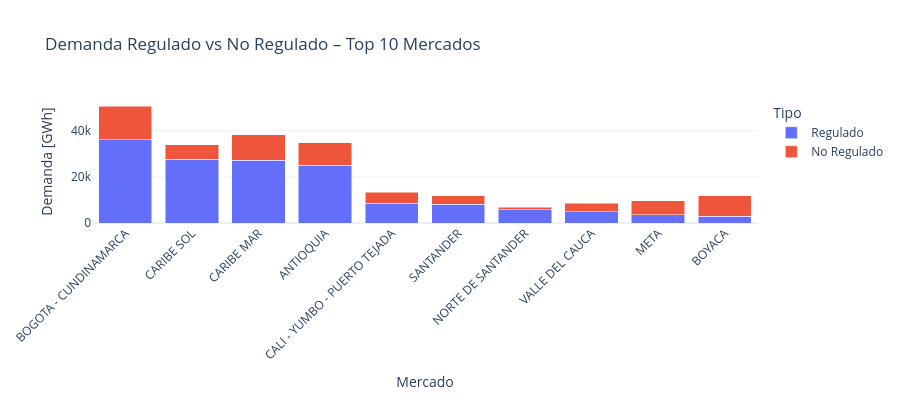

Notebook code cell kept with this figure:
### Code cell
# Composición Regulado vs No Regulado por MC (top 10 mercados)
top10 = demanda_por_mc.head(10)["MercadoComercializacion"].tolist()

demanda_tipo = (
    df_demanda[df_demanda["MercadoComercializacion"].isin(top10)]
    .groupby(["MercadoComercializacion", "TipoMercado"])["DemandaComercial"]
    .sum()
    .div(1e6)
    .reset_index()
    .rename(columns={"DemandaComercial": "DemandaTotal_GWh"})
    .sort_values("DemandaTotal_GWh", ascending=False)
)

fig = px.bar(
    demanda_tipo,
    x="MercadoComercializacion",
    y="DemandaTotal_GWh",
    color="TipoMercado",
    barmode="stack",
    title="Demanda Regulado vs No Regulado – Top 10 Mercados",
    labels={"MercadoComercializacion": "Mercado", "DemandaTotal_GWh": "Demanda [GWh]",
            "TipoMercado": "Tipo"},
)
fig.update_layout(template="plotly_white", height=400, xaxis_tickangle=-45)
fig.show()

### Figure 1 — Plotly figure (JSON) as saved in the notebook; plotly's stock layout.template omitted (floating-point values rounded to 4 significant figures)
{"data": [{"hovertemplate": "Tipo=Regulado<br>Mercado=%{x}<br>Demanda [GWh]=%{y}<extra></extra>", "legendgroup": "Regulado", "marker": {"color": "#636efa", "pattern": {"shape": ""}}, "name": "Regulado", "orientation": "v", "showlegend": true, "textposition": "auto", "type": "bar", "x": ["BOGOTA - CUNDINAMARCA", "CARIBE SOL", "CARIBE MAR", "ANTIOQUIA", "CALI - YUMBO - PUERTO TEJADA", "SANTANDER", "NORTE DE SANTANDER", "VALLE DEL CAUCA", "META", "BOYACA"], "xaxis": "x", "y": [36150.0, 27550.0, 27170.0, 24940.0, 8642.0, 8070.0, 5804.0, 4874.0, 3686.0, 2948.0], "yaxis": "y"}, {"hovertemplate": "Tipo=No Regulado<br>Mercado=%{x}<br>Demanda [GWh]=%{y}<extra></extra>", "legendgroup": "No Regulado", "marker": {"color": "#EF553B", "pattern": {"shape": ""}}, "name": "No Regulado", "orientation": "v", "showlegend": true, "textposition": "auto", "type": "bar", "x": ["BOGOTA - CUNDINAMARCA", "CARIBE MAR", "ANTIOQUIA", "BOYACA", "CARIBE SOL", "META", "CALI - YUMBO - PUERTO TEJADA", "SANTANDER", "VALLE DEL CAUCA", "NORTE DE SANTANDER"], "xaxis": "x", "y": [14520.0, 11000.0, 9790.0, 8797.0, 6458.0, 6067.0, 4660.0, 3724.0, 3616.0, 1076.0], "yaxis": "y"}], "layout": {"barmode": "stack", "height": 400, "legend": {"title": {"text": "Tipo"}, "tracegroupgap": 0}, "title": {"text": "Demanda Regulado vs No Regulado – Top 10 Mercados"}, "xaxis": {"anchor": "y", "domain": [0, 1], "tickangle": -45, "title": {"text": "Mercado"}}, "yaxis": {"anchor": "x", "domain": [0, 1], "title": {"text": "Demanda [GWh]"}}}}
